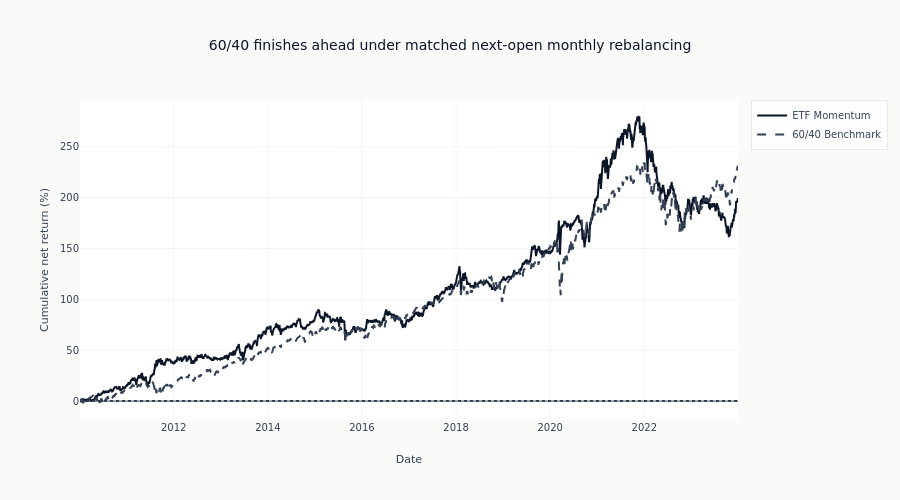

Write notebook code for a chart like this one.
### Markdown cell above
## 11. Compare cumulative performance and drawdowns

Growth of the initial capital answers who finishes ahead; the underwater curve shows the path
risk hidden by an endpoint comparison.

### Code cell
strategy_cum = portfolio_value / INITIAL_CASH - 1
benchmark_cum = benchmark_value / INITIAL_CASH - 1
leader = (
    "60/40 finishes ahead" if benchmark_cum[-1] > strategy_cum[-1] else "Momentum finishes ahead"
)

fig = go.Figure()
fig.add_trace(
    go.Scatter(
        x=dates,
        y=strategy_cum * 100,
        name="ETF Momentum",
        line=dict(color=COLORS["blue"], width=2),
    )
)
fig.add_trace(
    go.Scatter(
        x=dates,
        y=benchmark_cum * 100,
        name="60/40 Benchmark",
        line=dict(color=COLORS["neutral"], dash="dash"),
    )
)
fig.update_layout(
    title=f"{leader} under matched next-open monthly rebalancing",
    xaxis_title="Date",
    yaxis_title="Cumulative net return (%)",
    height=500,
)
fig.add_hline(y=0, line_dash="dot", line_color=COLORS["neutral"])
fig.show()

### Figure 1 — Plotly figure (JSON) as saved in the notebook; plotly's stock layout.template omitted (floating-point values rounded to 4 significant figures; data arrays with more than 128 entries replaced by an {"elided": "..."} marker saying what was removed)
{"data": [{"line": {"color": "#0a1628", "width": 2}, "name": "ETF Momentum", "type": "scatter", "x": {"elided": "3522 str values"}, "y": {"elided": "3522 float values"}}, {"line": {"color": "#334155", "dash": "dash"}, "name": "60/40 Benchmark", "type": "scatter", "x": {"elided": "3522 str values"}, "y": {"elided": "3522 float values"}}], "layout": {"height": 500, "shapes": [{"line": {"color": "#334155", "dash": "dot"}, "type": "line", "x0": 0, "x1": 1, "xref": "x domain", "y0": 0, "y1": 0, "yref": "y"}], "title": {"text": "60/40 finishes ahead under matched next-open monthly rebalancing"}, "xaxis": {"title": {"text": "Date"}}, "yaxis": {"title": {"text": "Cumulative net return (%)"}}}}
